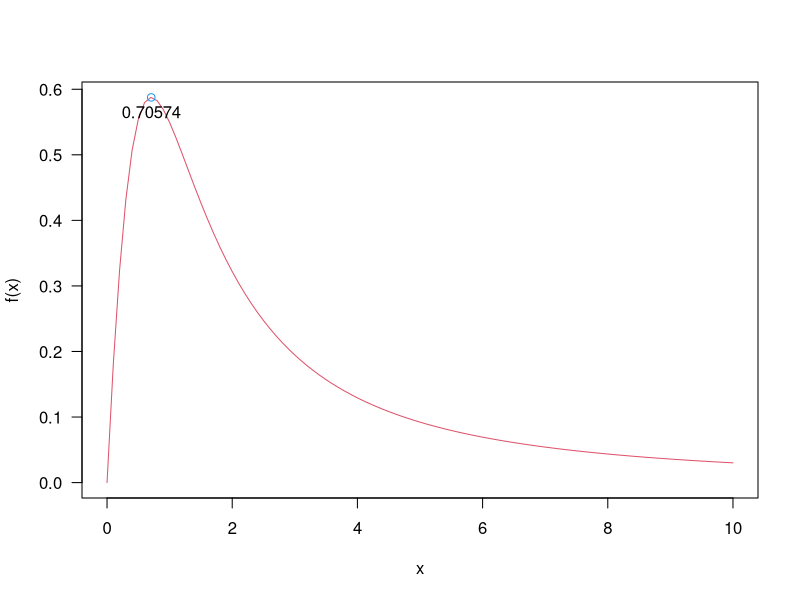

The R script that drew this image:
## Function from Givens and Heoting

fexp <- expression(log(1+2*x) / (1+x^2) )

f <- function(x){
  eval(fexp)
  }

curve(f, from=0,to=10,col=2,las=1)

max <- optimize(f,c(0,6),maximum=T)

points(max$maximum,max$objective,col=4)

text(max$maximum,max$objective,round(max$maximum,5),pos=1)
